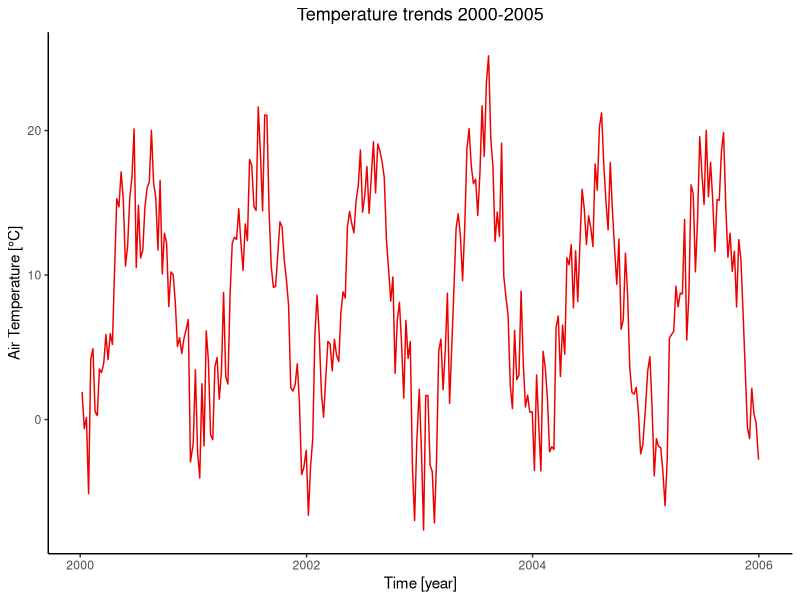
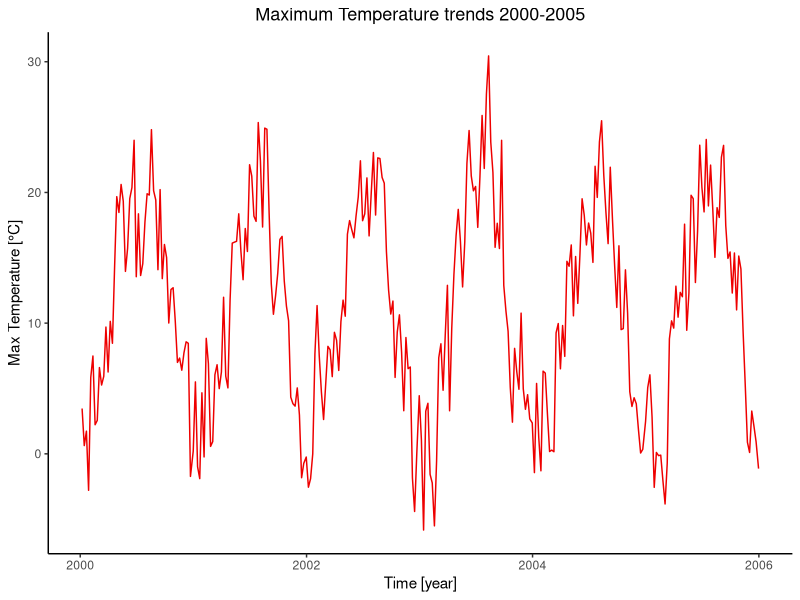
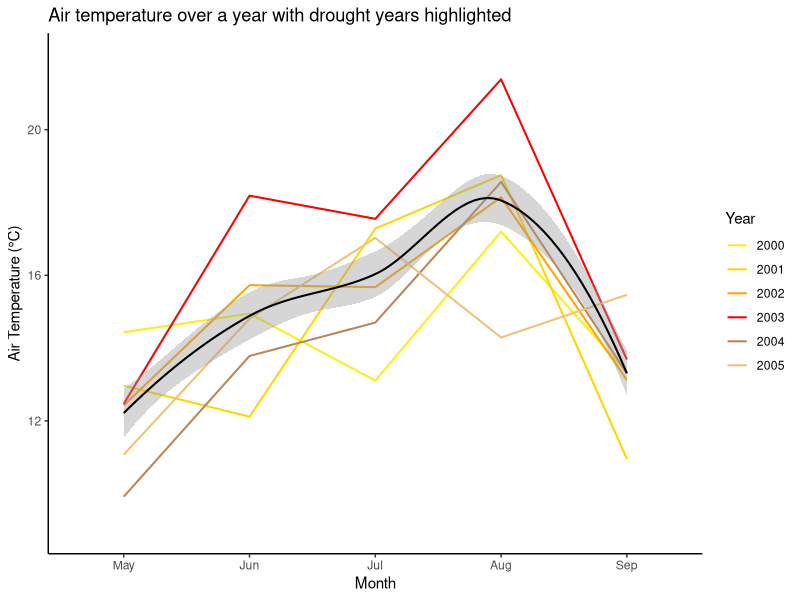
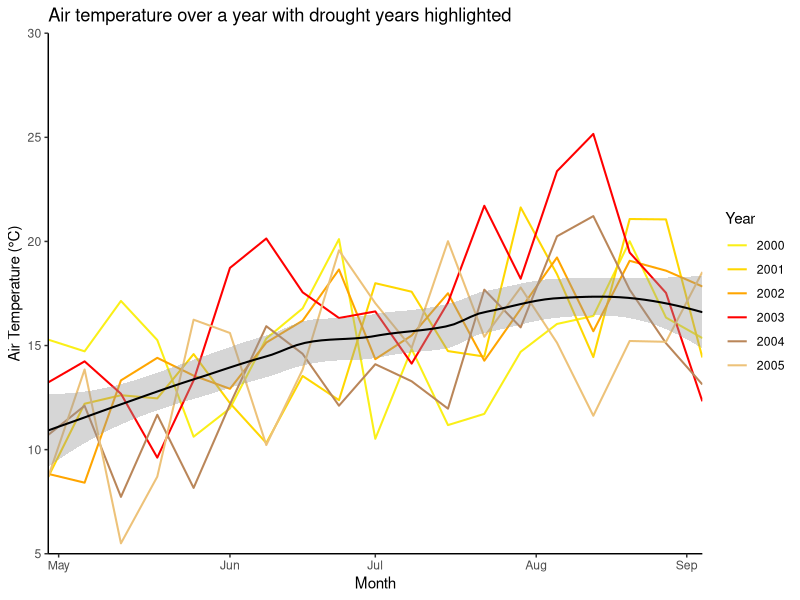
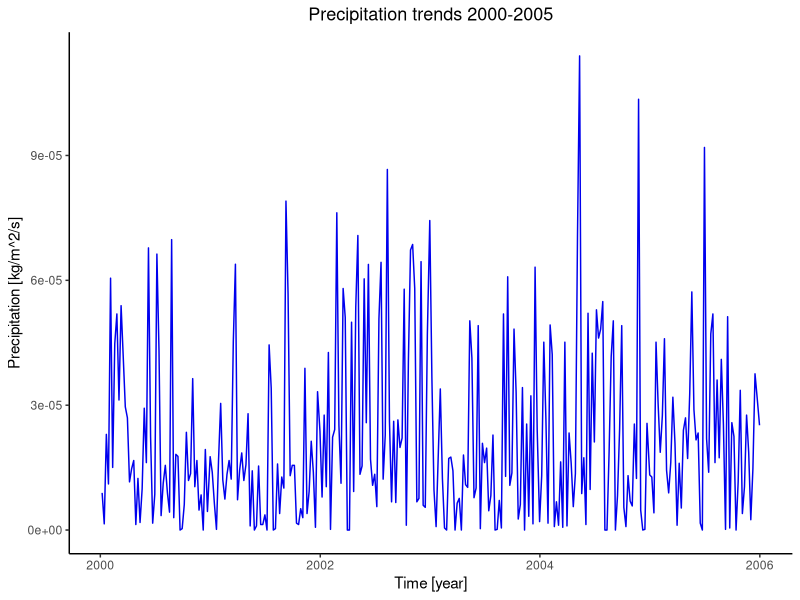
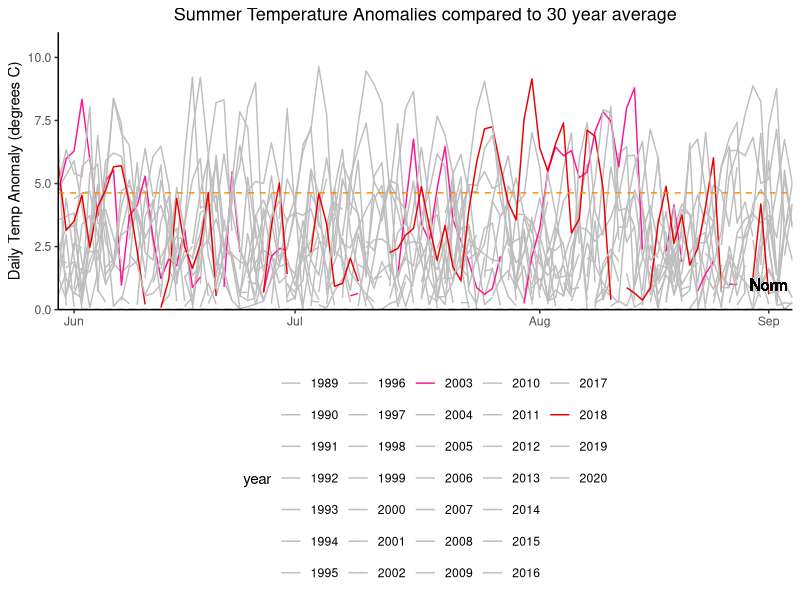
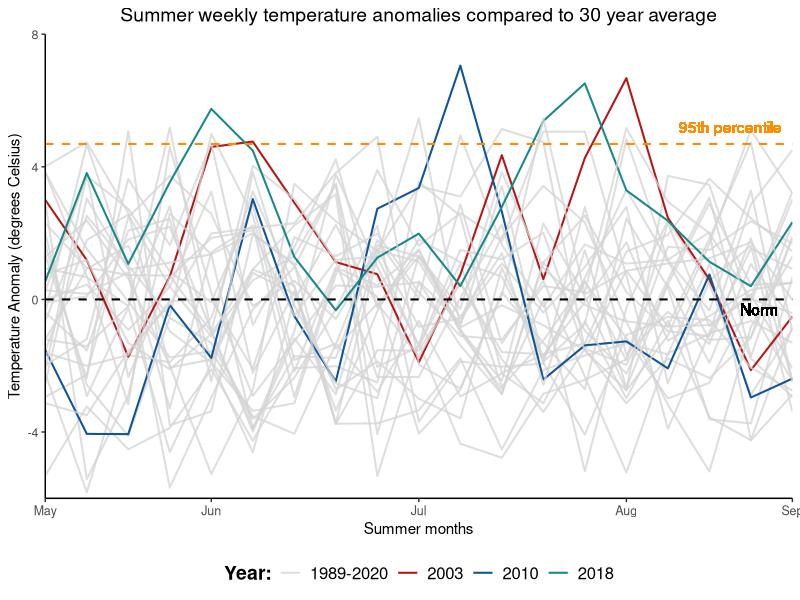

These charts were generated, in order, by the following R code: (Note: this script raises an error after producing the figures.)
####### Anomalies plotted #######
### Amended/final code script ###
### Tegan Williams March 2024 ###

#### Data loading & wrangling ####

# Libraries (required packages for data wrangling)
library(dplyr)
library(tidyverse)
library(ggplot2) 

# Load Meteorological Data
met_data <- read.csv("Data/DE-Hai-2000-2020-weekly_timeseries_met.csv", header = TRUE)
obs_data <- read.csv("Data/DE-Hai-2000-2020-weekly_timeseries_obs.csv", header = TRUE)
sm_data <- read.csv("Data/DE-Hai-2000-2020-weekly_timeseries_metSM.csv", header= TRUE)
climate_data <- read_csv("Data/DE-Hai_FLUXNET2015_DD_1989-2020_met.csv")

# Delete 2021 data from Met data set since only NA values (-9999)
rows_to_delete <- c(1093:1144)
met_data <- met_data[-rows_to_delete, ]

# Create new column for year, months and full dates 
rows_per_year <- 52
met_data$year <- rep(2000:2020, each = rows_per_year)
met_data$full_date <- as.Date(paste0(met_data$year, "-", met_data$doy), format = "%Y-%j")
met_data <- met_data %>%
  mutate(month = month(full_date, label = TRUE))

# Now filter datasets for fewer years
met_data$year <- as.numeric(met_data$year)
met2000to2005 <- met_data[met_data$year >= 2000 & met_data$year <= 2005, ]
met2015to2020 <- met_data[met_data$year >= 2015 & met_data$year <= 2020, ]

met2003 <- met_data[met_data$year >= 2003 & met_data$year <= 2003, ]
met2018 <- met_data[met_data$year >= 2018 & met_data$year <= 2018, ]

#### Plots of raw Meteorological data time series ####

# Air Temperature over Time for 2000 to 2005
ggplot(met2000to2005, aes(x = full_date, y = airt_C)) +
  geom_line(colour="red2") +
  theme(legend.position = "bottom", panel.background = element_blank(), axis.line = element_line(colour = "black")) + 
  labs(title="Temperature trends 2000-2005") + 
  theme(plot.title=element_text(size=13, hjust=0.5)) + # Title size and position
  xlab("Time [year]") + 
  ylab("Air Temperature [°C]")

# Max Air Temperature over Time for 2000-2005 --> EXACTLY THE SAME TRENDS
ggplot(met2000to2005, aes(x = full_date, y = maxt_C)) +
  geom_line(colour="red2") +
  theme(legend.position = "bottom", panel.background = element_blank(), axis.line = element_line(colour = "black")) + 
  labs(title="Maximum Temperature trends 2000-2005") + 
  theme(plot.title=element_text(size=13, hjust=0.5)) + 
  xlab("Time [year]") + 
  ylab("Max Temperature [°C]")


# plotting T over time for 5 consecutive years e.g., 2000-2005, to show the difference during drought years 
# plus add the 30-year mean temperature as well!
avg_monthly_temp <- met_data %>%
  group_by(year, month) %>%
  summarise(monthlyT = mean(airt_C, na.rm = TRUE))

avg_monthly_temp$year <- as.numeric(avg_monthly_temp$year)
avg_monthly_temp_05 <- avg_monthly_temp[avg_monthly_temp$year >= 2000 & avg_monthly_temp$year <= 2005, ]
avg_monthly_temp_20 <- avg_monthly_temp[avg_monthly_temp$year >= 2015 & avg_monthly_temp$year <= 2020, ]

met_data_with_avg_temp_05 <- left_join(met2000to2005, avg_monthly_temp_05, by = c("year", "month"))

ggplot(met_data_with_avg_temp_05, aes(x = month, y = monthlyT, colour = as.factor(year), group = year)) +
  geom_line(size = 0.7) +
  geom_smooth(method = 'loess', aes(group=1), colour = "black", size = 0.7) +
  scale_color_manual(values = c("#FAEF17", "#FFD700","#FFA500","red", "#BA8659", "#EDC279")) +
  labs(x = "Month", y = "Air Temperature (°C)", title = "Air temperature over a year with drought years highlighted", colour = "Year") +
  scale_x_discrete(limits = c("May", "Jun", "Jul", "Aug", "Sep")) +
  scale_y_continuous(limits = c(9, 22)) +
  theme(legend.position = "right", panel.background = element_blank(), axis.line = element_line(colour = "black"))

# Using weekly values without the mean monthly 
ggplot(met_data_with_avg_temp_05, aes(x = doy, y = airt_C, colour = as.factor(year), group = year)) +
  geom_line(size = 0.7) +
  geom_smooth(method = 'loess', aes(group=1), colour = "black", size = 0.7) +
  scale_color_manual(values = c("#FAEF17", "#FFD700","#FFA500","red", "#BA8659", "#EDC279")) +
  labs(x = "Month", y = "Air Temperature (°C)", title = "Air temperature over a year with drought years highlighted", colour = "Year") +
  scale_x_continuous(breaks = c(121, 154, 182, 213, 242), 
                     labels = c("May", "Jun", "Jul", "Aug", "Sep"),
                     expand = c(0, 0),
                     limits = c(119, 245)) +
  scale_y_continuous(expand = c(0, 0),
                     limits = c(5,30)) +
  theme(legend.position = "right", panel.background = element_blank(), axis.line = element_line(colour = "black"))


# Precipitation over Time
ggplot(met2000to2005, aes(x = full_date, y = precip_kgm2s)) +
  geom_line(colour="blue2") +
  theme(legend.position = "bottom", panel.background = element_blank(), axis.line = element_line(colour = "black"), 
        plot.title=element_text(size=13, hjust=0.5)) + # Title size and position
  labs(title="Precipitation trends 2000-2005") + 
  xlab("Time [year]") + 
  ylab("Precipitation [kg/m^2/s]")


#### Temperature Anomalies ####
# Reference period 1989-2020
climate_data <- climate_data %>%
  mutate(TIMESTAMP = as.character(TIMESTAMP),
         year = year(as.Date(TIMESTAMP, format = "%Y%m%d")),
         month = month(as.Date(TIMESTAMP, format = "%Y%m%d")),
         doy = yday(as.Date(TIMESTAMP, format = "%Y%m%d")))

daily_averages <- climate_data %>%
  group_by(doy) %>%
  summarize(AverageTemperature = mean(MeanT, na.rm = TRUE))

datafor2003 <- climate_data %>%
  filter(year == 2003)
datafor2018 <- climate_data %>%
  filter(year == 2018)
dataforboth <- climate_data %>%
  filter(year %in% c(2003, 2018))

temp_reference_period <- climate_data %>%
  filter(year >= 1989 & year <= 2020) %>%
  group_by(doy) %>%
  summarize(tAverage = mean(MeanT, na.rm = TRUE))

# Merge climate data with reference period
temp_merged_data <- merge(climate_data, temp_reference_period, by = "doy", all.x = TRUE)

# Calculate temperature anomalies
temp_merged_data$tempAnomaly <- temp_merged_data$MeanT - temp_merged_data$tAverage

# Calculate the 90th percentile of temperature anomalies
temp_percentile_90 <- quantile(temp_merged_data$tempAnomaly, 0.9, na.rm = TRUE)
temp_percentile_0 <- quantile(temp_merged_data$tempAnomaly, 0, na.rm = TRUE)

# Filter only values in the chosen percentile
temp_anomaly_data <- temp_merged_data %>%
  filter(tempAnomaly > temp_percentile_0)
temp_anomaly_data90 <- temp_merged_data %>%
  filter(tempAnomaly > temp_percentile_90)

min(temp_anomaly_data90$tempAnomaly)
max(temp_anomaly_data90$tempAnomaly)

temp_anomaly_data$year <- as.factor(temp_anomaly_data$year)
temp_anomaly_data$doy <- as.factor(temp_anomaly_data$doy)

temp_anomaly_data_filtered <- temp_anomaly_data[c("year", "doy", "tAverage", "tempAnomaly")]
temp_anomaly_data_filtered$doy <- as.numeric(temp_anomaly_data_filtered$doy)

# Plotting Temperature Anomalies over Time

# 1) using daily values
ggplot(temp_anomaly_data_filtered, aes(x = doy, y = tempAnomaly, colour = year)) +
  geom_line() +
  geom_hline(yintercept = 0, linetype = "dashed", colour = "black") +
  geom_hline(yintercept = 4.63, linetype = "dashed", colour = "darkorange") +
  geom_text(aes(x = 235, y = -11, label = "90th Percentile"), colour = "darkorange") + 
  geom_text(aes(x = 242, y = 1, label = "Norm"), colour = "black") + 
  labs(title = "Summer Temperature Anomalies compared to 30 year average",
       x = "",
       y = "Daily Temp Anomaly (degrees C)") +
  scale_colour_manual(values = c("grey","grey","grey","grey","grey","grey","grey","grey","grey","grey","grey","grey","grey","grey","deeppink","grey", "grey","grey","grey","grey","grey","grey","grey","grey","grey","grey","grey", "grey","grey", "red2", "grey", "grey")) +
  theme(legend.position = "bottom", panel.background = element_blank(), axis.line = element_line(colour = "black"), 
        plot.title=element_text(size=13, hjust=0.5)) +
  scale_x_continuous(breaks = c(154, 182, 213, 242), 
                     labels = c("Jun", "Jul", "Aug", "Sep"),
                     expand = c(0, 0),
                     limits = c(152, 245)) +
  scale_y_continuous(expand = c(0, 0),
                     limits = c(0,11))

# 2) using weekly temperature means to calculate anomalies
weekly_average_temp_data <- climate_data %>%
  group_by(week = ceiling(as.numeric(doy)/7)) %>%
  summarise(AverageWeeklyMeanT = mean(MeanT, na.rm = TRUE))

weekly_temp_data <- climate_data %>%
  group_by(year, week = ceiling(as.numeric(doy)/7)) %>%
  summarise(WeeklyMeanT = mean(MeanT, na.rm = TRUE))

# now find the anomaly values
weekly_temp_merged_data <- merge(weekly_average_temp_data, weekly_temp_data, by = "week", all.x = TRUE)
weekly_temp_merged_data$tempAnomaly <- weekly_temp_merged_data$WeeklyMeanT - weekly_temp_merged_data$AverageWeeklyMeanT
weekly_temp_percentile_90 <- quantile(weekly_temp_merged_data$tempAnomaly, 0.9, na.rm = TRUE)
weekly_temp_percentile_0 <- quantile(weekly_temp_merged_data$tempAnomaly, 0, na.rm = TRUE)
weekly_temp_percentile_95 <- quantile(weekly_temp_merged_data$tempAnomaly, 0.95, na.rm = TRUE)

weekly_temp_anomaly_data <- weekly_temp_merged_data %>%
  filter(tempAnomaly > weekly_temp_percentile_0)
weekly_temp_anomaly_data90 <- weekly_temp_merged_data %>%
  filter(tempAnomaly > weekly_temp_percentile_90)
weekly_temp_anomaly_data95 <- weekly_temp_merged_data %>%
  filter(tempAnomaly > weekly_temp_percentile_95)

min(weekly_temp_anomaly_data95$tempAnomaly)
max(weekly_temp_anomaly_data95$tempAnomaly)

temp_anomaly_data$year <- as.factor(temp_anomaly_data$year)
temp_anomaly_data$doy <- as.factor(temp_anomaly_data$doy)

weekly_temp_anomaly_data$year <- as.factor(weekly_temp_anomaly_data$year)
weekly_temp_anomaly_data$week <- as.numeric(weekly_temp_anomaly_data$week)


# creating a new column to group into drought vs non-drought years 
# based on their max value (e.g., >6.5 temp anomaly)

# Create new column 'drought_status' and initialise it with 'non-drought'

temp_anomaly_data_summer <- weekly_temp_anomaly_data[weekly_temp_anomaly_data$week >= 18 & weekly_temp_anomaly_data$week <= 36, ]
drought_years <- temp_anomaly_data_summer %>%
  filter(tempAnomaly > 6.5) %>%
  pull(year) %>%
  unique()
temp_anomaly_data_summer['Drought_Status'] = '1989-2020'
temp_anomaly_data_summer$Drought_Status[temp_anomaly_data_summer$year %in% drought_years] <- as.character(temp_anomaly_data_summer$year[temp_anomaly_data_summer$year %in% drought_years])
temp_anomaly_data_summer$Drought_Status <- as.factor(temp_anomaly_data_summer$Drought_Status)

min(temp_anomaly_data_summer$tempAnomaly)

ggplot(temp_anomaly_data_summer, aes(x = week, y = tempAnomaly, colour = Drought_Status, group = year)) +
  geom_line(size = 0.7) +
  geom_hline(yintercept = 0, linetype = "dashed", size = 0.7, colour = "black") +
  geom_hline(yintercept = 4.69, linetype = "dashed", size = 0.7, colour = "darkorange") +
  geom_text(aes(x = 35.2, y = -0.3, label = "Norm"), colour = "black") + 
  geom_text(aes(x = 34.5, y = 5.2, label = "95th percentile"), colour = "darkorange") + 
  labs(title = "Summer weekly temperature anomalies compared to 30 year average",
       x = "Summer months",
       y = "Temperature Anomaly (degrees Celsius)",
       colour = "Year:") +
  scale_colour_manual(values = c("#D4D4D4C4", "#B51717", "#0F5596", "#178A86")) +
  theme(legend.position = "bottom", panel.background = element_blank(), axis.line = element_line(colour = "black"), 
        plot.title = element_text(size=14, hjust=0.5),
        axis.title = element_text(size=11),
        axis.text = element_text(size=9),
        legend.title = element_text(size = 14, face = "bold", ),
        legend.text = element_text(size = 12)) +
  scale_x_continuous(breaks = c(18, 22, 27, 32, 36), 
                     labels = c("May", "Jun", "Jul", "Aug", "Sep"),
                     expand = c(0, 0),
                     limits = c(18, 36)) +
  scale_y_continuous(expand = c(0, 0),
                     limits = c(-6,8))







#### Deep Soil Moisture Anomalies ####

# Reference period 2000-2020
sm_reference_period <- sm_data %>%
  filter(year >= 2000 & year <= 2020) %>%
  group_by(doy) %>%
  summarize(smAverage = mean(SWC_1, na.rm = TRUE))

# Merge with the main data
sm_merged_data <- merge(sm_data, sm_reference_period, by = "doy", all.x = TRUE)

# Calculate soil moisture anomalies
sm_merged_data$smAnomaly <- sm_merged_data$SWC_1 - sm_merged_data$smAverage

# Calculate the 90th percentile of sm anomalies
sm_percentile_95 <- quantile(sm_merged_data$smAnomaly, 0.95, na.rm = TRUE)
sm_percentile_90 <- quantile(sm_merged_data$smAnomaly, 0.9, na.rm = TRUE)
sm_percentile_0 <- quantile(sm_merged_data$smAnomaly, 0, na.rm = TRUE)
sm_percentile_10 <- quantile(sm_merged_data$smAnomaly, 0.1, na.rm = TRUE)

# Filter only values in the upper 90th percentile
sm_anomaly_data <- sm_merged_data %>%
  filter(smAnomaly > sm_percentile_0)

sm_anomaly_data90 <- sm_merged_data %>%
  filter(smAnomaly > sm_percentile_90)

sm_anomaly_data95 <- sm_merged_data %>%
  filter(smAnomaly > sm_percentile_95)

sm_anomaly_data10 <- sm_merged_data %>%
  filter(smAnomaly > sm_percentile_10)

min(sm_anomaly_data95$smAnomaly)

sm_anomaly_data$year <- as.factor(sm_anomaly_data$year)
sm_anomaly_data$doy <- as.factor(sm_anomaly_data$doy)

sm_anomaly_data_filtered <- sm_anomaly_data[c("year", "doy", "smAverage", "smAnomaly")]
sm_anomaly_data_filtered$year <- as.factor(sm_anomaly_data_filtered$year)
sm_anomaly_data_filtered$doy <- as.numeric(sm_anomaly_data_filtered$doy)

# Create new column 'drought_status' and initialise it with 'non-drought'
sm_anomaly_data_summer <- sm_anomaly_data_filtered %>%
  filter(doy %in% c(18:36))

sm_drought_years <- sm_anomaly_data_summer%>%
  filter(year %in% c(2003,2010,2018)) %>%
  pull(year) %>%
  unique()

sm_anomaly_data_summer['Drought_Status'] = '2000-2020'

sm_anomaly_data_summer <- sm_anomaly_data_summer %>%
  mutate(Drought_Status = ifelse(year %in% sm_drought_years, as.character(year), Drought_Status))

sm_anomaly_data_summer$Drought_Status <- as.factor(sm_anomaly_data_summer$Drought_Status)
sm_anomaly_data_summer$year <- as.factor(sm_anomaly_data_summer$year)
sm_anomaly_data_summer$doy <- as.numeric(sm_anomaly_data_summer$doy)
sm_anomaly_data_summer$smAnomaly <- as.numeric(sm_anomaly_data_summer$smAnomaly)

sm_anomaly_data_filtered10 <- sm_anomaly_data_summer %>%
  filter(smAnomaly > sm_percentile_10)

deficit_data <- sm_anomaly_data_summer %>%
  filter(smAnomaly < 0)
drought_threshold <- quantile(deficit_data$smAnomaly, 0.05)
minimum_deficit <- deficit_data %>%
  mutate(Drought_Status = ifelse(smAnomaly < drought_threshold, "Drought", "No Drought"))

drought_threshold95 <- minimum_deficit %>%
  filter(Drought_Status == "Drought")

max(drought_threshold95$smAnomaly)

# threshold for 80th percentile is -8.06
# threshold for 90th percentile is -9.43
# threshold for 95th percentile is -9.93

# Plotting soil moisture anomalies
ggplot(sm_anomaly_data_summer, aes(x = doy, y = smAnomaly, group = year, colour = Drought_Status)) +
  geom_line(size = 0.7) +
  geom_hline(yintercept = 0, size = 0.3, colour = "black") +
  geom_hline(yintercept = -8.06, linetype = "dashed", size = 0.7, colour = "darkorange") +
  geom_text(aes(x = 35.2, y = 1, label = "Norm"), colour = "black") + 
  geom_text(aes(x = 34.2, y = -10, label = "80th percentile"), colour = "darkorange") +  
  labs(title = "Summer weekly deep soil moisture anomalies compared to 20 year average",
       x = "Summer months",
       y = "Deep Soil Moisture Anomaly (mm)",
       colour = "Year:") +
  scale_colour_manual(values = c("#D4D4D4C4", "#B51717", "#0F5596", "#178A86")) +
  theme(legend.position = "bottom", panel.background = element_blank(), axis.line = element_line(colour = "black"), 
        plot.title = element_text(size=12, hjust=0.5),
        axis.title = element_text(size=11),
        axis.text = element_text(size=9),
        legend.title = element_text(size = 14, face = "bold", ),
        legend.text = element_text(size = 12)) +
  scale_x_continuous(breaks = c(18, 22, 27, 32, 36), 
                     labels = c("May", "Jun", "Jul", "Aug", "Sep"),
                     expand = c(0, 0),
                     limits = c(18, 36)) +
  scale_y_continuous(expand = c(0, 0),
                     limits = c(-15,15))
